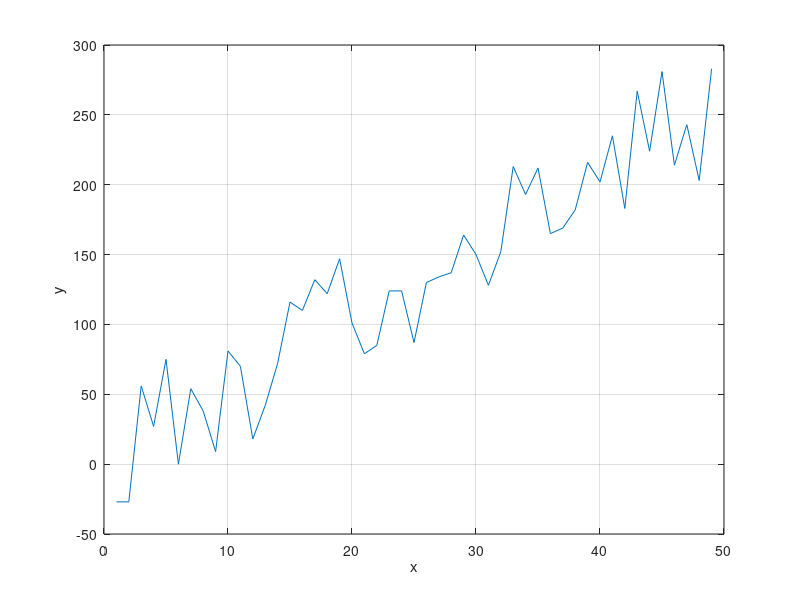

Write the MATLAB code that produced this figure.
clear all
fclose all

%change this according to the csv file
xRange = 49;
saltValue = 50;

%open up file and read contents
outputCSV = fopen("output.csv", 'r');
A = fscanf(outputCSV, '%f, %f', [2 xRange]);
B = A';
fclose(outputCSV);

%salt the data before graphing
for i = 1:xRange
  randomNumber = randi([-saltValue, saltValue]);
  B(i, 2) = B(i,2) + randomNumber;
end

x = B(:,1);
y = B(:,2);

plot(x, y);
xlabel('x');
ylabel('y');
grid on

%copy data to csv for the smoother
saltedDataCSV = fopen("salteddata.csv", "w");
fprintf(saltedDataCSV, "%f, %f\n", B');
fclose(saltedDataCSV);





